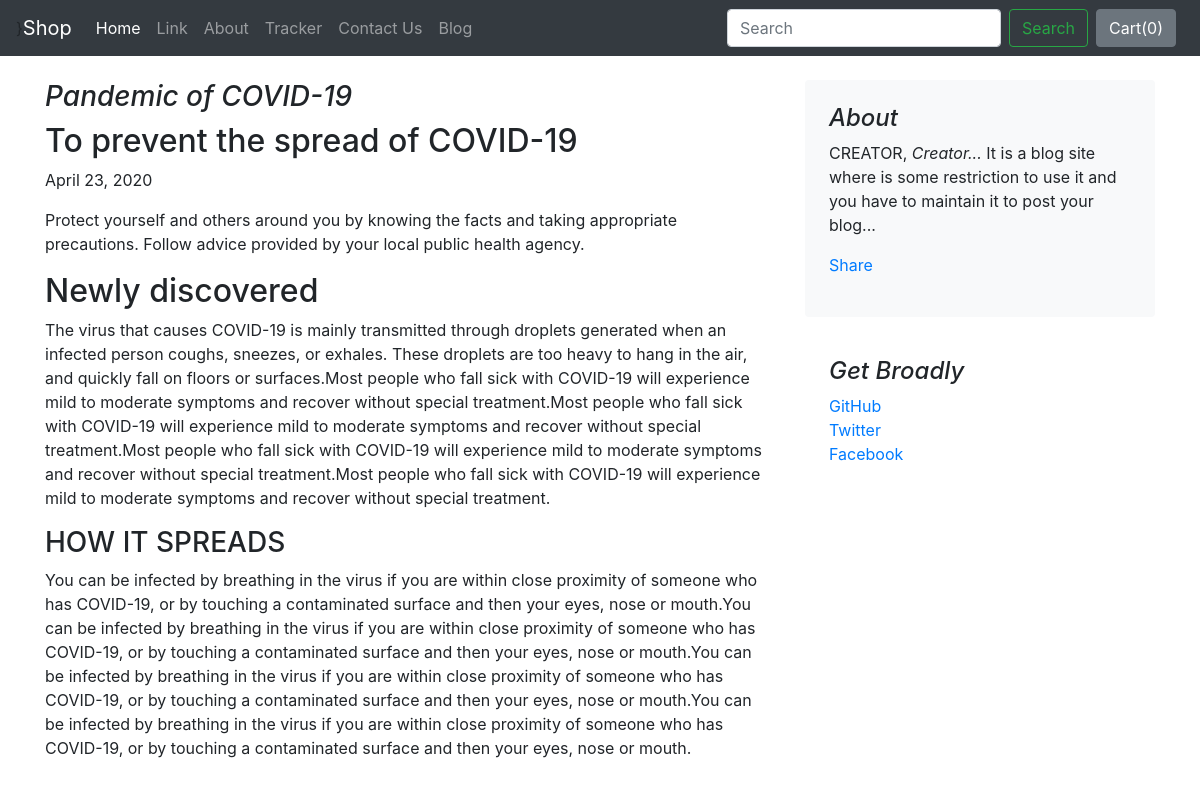
The page /blog/blogpost/1 on the database its author committed.
### blog/models.py (models this page shows)
class Blogpost (models.Model):
	post_id = models.AutoField(primary_key=True)
	title = models.CharField(max_length=50)
	head0 = models.CharField(max_length=500, default="")
	chead0 = models.CharField(max_length=5000, default="")
	head1 = models.CharField(max_length=500, default="")
	chead1 = models.CharField(max_length=5000, default="")
	head2 = models.CharField(max_length=500, default="")
	chead2 = models.CharField(max_length=5000, default="")
	pub_date = models.DateField()
	thumbnail =   models.ImageField(upload_to = "blog/images", default="")
	def  __str__(self):
		return self.title

### blog/views.py (the view)
# urls.py: path('blogpost/<int:id>', views.blogpost, name="blogPost")
def blogpost(request, id):
	post = Blogpost.objects.filter(post_id = id)[0] #[0] for the first post
	print(post);
	return render(request, 'blog/blogpost.html',{'post': post})

### blog/templates/blog/blogpost.html (shortened to what this page needs)
{% extends 'blog/basic.html' %}
{% block body %}
<div class="container">
		<div class="row mt-4">
		    <div class="col-md-8 blog-main">
		      <h3 class="font-italic">
		       {{post.title}}
		      </h3>
		      <div class="blog-post">
		        <h2 class="blog-post-title">{{post.head0}}</h2>
		        <p class="blog-post-meta">{{post.pub_date}}<a href="#"></a></p>
		        <p>{{post.chead0}}</p>
		        <h2>{{post.head1}}</h2>
		        <p>{{post.chead1}}</p>
		        <h3>{{post.head2}}</h3>
		        <p>{{post.chead2}}</p>
		      </div>
		    </div>
		    <aside class="col-md-4 blog-sidebar">
		      <div class="p-4 mb-3 bg-light rounded">
		        <h4 class="font-italic">About</h4>
		        <p class="mb-0">CREATOR, <em>Creator... </em>It is a blog site where is some restriction to use it and you have to maintain it to post your blog...</p>
		         <div class="my-3 fb-share-button" data-href="http://127.0.0.1:8000/blog/blogpost/1" data-layout="button_count" data-size="large"><a target="_blank" href="https://www.facebook.com/sharer/sharer.php?u=http%3A%2F%2F127.0.0.1%3A8000%2Fblog%2Fblogpost%2F1&amp;src=sdkpreparse" class="fb-xfbml-parse-ignore">Share</a></div>
		      </div>
		      <div class="p-4">
		        <h4 class="font-italic">Get Broadly</h4>
		        <ol class="list-unstyled">
		          <li><a href="#">GitHub</a></li>
		          <li><a href="#">Twitter</a></li>
		          <li><a href="#">Facebook</a></li>
		        </ol>
		      </div>
		    </aside>
		  </div>
 </div>
{% endblock %}

### rows shown on the page
Blogpost: title "Pandemic of COVID-19", head0 "To prevent the spread of COVID-19", pub_date "April 23, 2020", chead0 "Protect yourself and others around you by knowing the facts and taking appropriate precautions. Follow advice provided by your local public health agency.", head1 "Newly discovered", chead1 "The virus that causes COVID-19 is mainly transmitted through droplets generated when an infected person coughs, sneezes, or exhales. These droplets are too heavy to hang in the air, and quickly fall on floors or surfaces.Most people who fall sick with COVID-19 will experience mild to moderate symptoms and recover without special treatment.Most people who fall sick with COVID-19 will experience mild to moderate symptoms and recover without special treatment.Most people who fall sick with COVID-19 will experience mild to moderate symptoms and recover without special treatment.Most people who fall sick with COVID-19 will experience mild to moderate symptoms and recover without special…", head2 "HOW IT SPREADS", chead2 "You can be infected by breathing in the virus if you are within close proximity of someone who has COVID-19, or by touching a contaminated surface and then your eyes, nose or mouth.You can be infected by breathing in the virus if you are within close proximity of someone who has COVID-19, or by touching a contaminated surface and then your eyes, nose or mouth.You can be infected by breathing in the virus if you are within close proximity of someone who has COVID-19, or by touching a contaminated surface and then your eyes, nose or mouth.You can be infected by breathing in the virus if you are within close proximity of someone who has COVID-19, or by touching a contaminated surface and then…"
